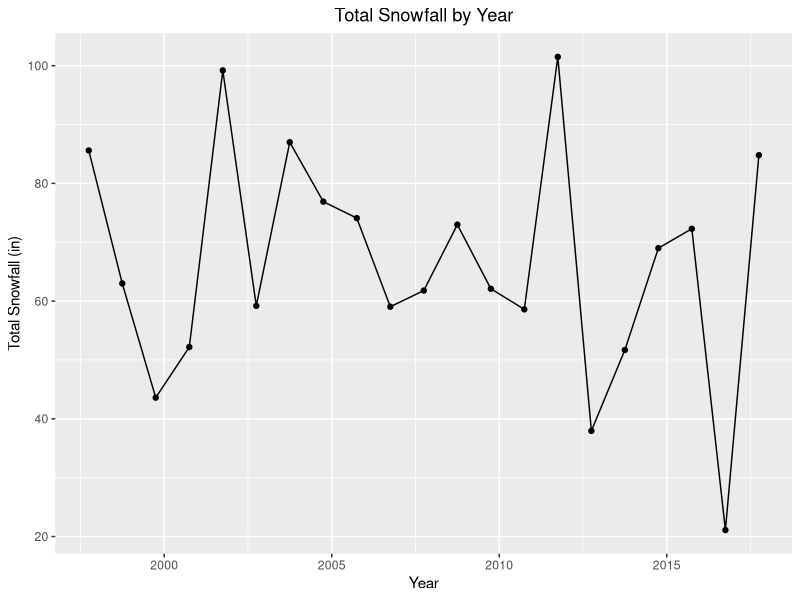
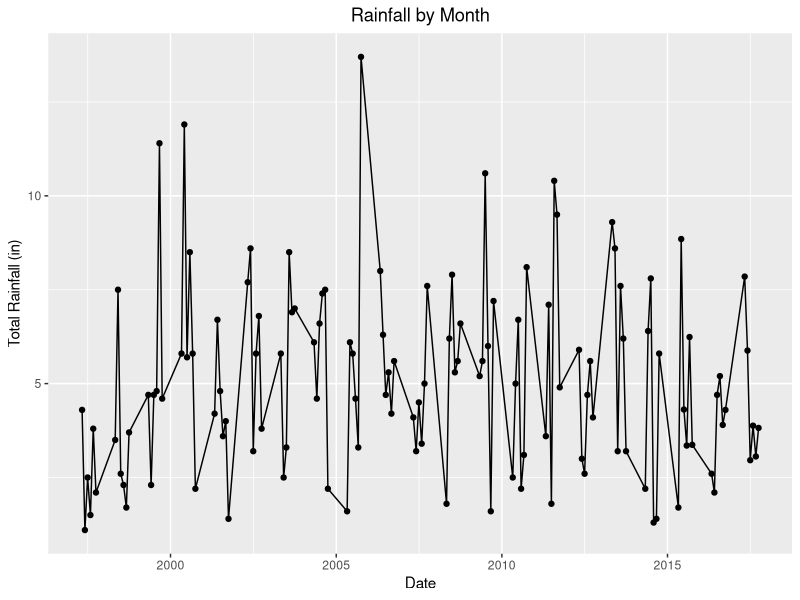
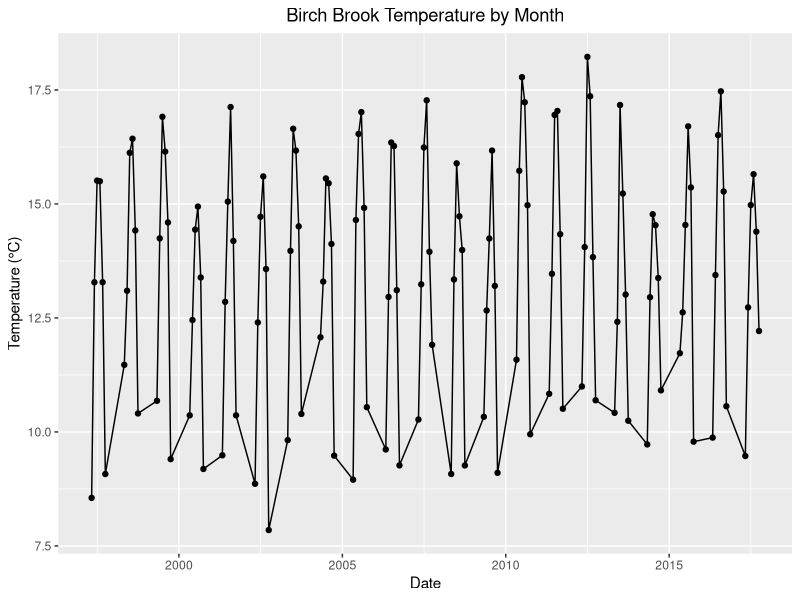
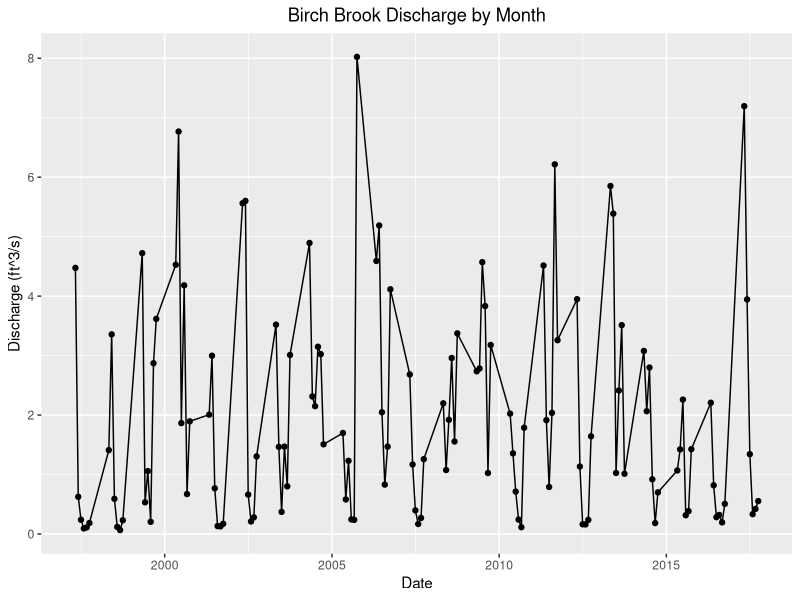
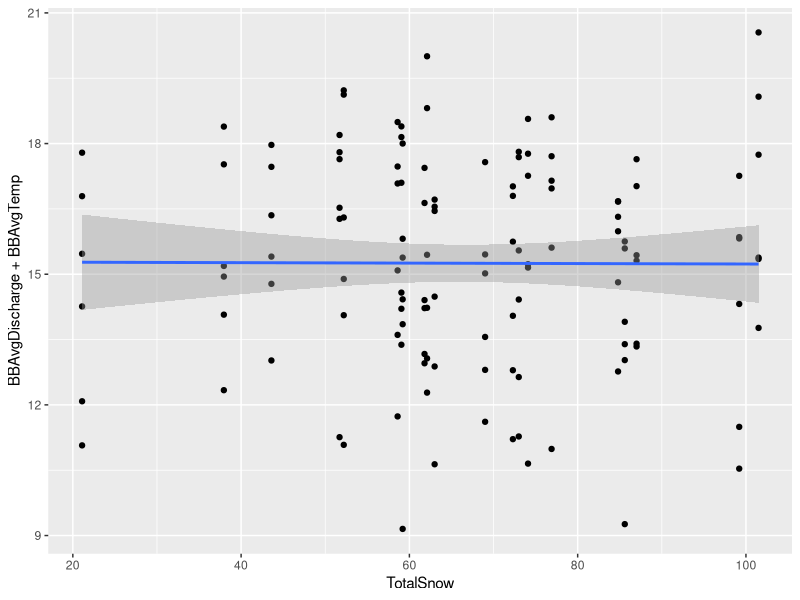

These charts were generated, in order, by the following R code:
## ---- chunk 1
knitr::opts_chunk$set(echo = TRUE)
library(tidyverse)
##setwd("/cloud/project")
## ---- chunk 2
combineddata<-read.csv("CData.csv")

##Add date column by combining year and month
combineddata <- combineddata %>%
  mutate(date_col = make_date(Year, Month, 1))

## Initial Plots
# Snowfall by Year
combineddata %>%
  filter(Month == 10) %>%
  ggplot(aes(x = date_col, y = TotalSnow)) + geom_point() + geom_line() + labs(title = "Total Snowfall by Year", x = "Year", y = "Total Snowfall (in)") + theme(plot.title = element_text(hjust = 0.5))

# Rainfall by Month
ggplot(data = combineddata, aes(x = date_col, y = TotalRain)) + geom_point() + geom_line() + labs(title = "Rainfall by Month", x = "Date", y = "Total Rainfall (in)") + theme(plot.title = element_text(hjust = 0.5))

# Birch Brook Temperature by Month
ggplot(data = combineddata, aes(x = date_col, y = BBAvgTemp)) + geom_point() + geom_line() + labs(title = "Birch Brook Temperature by Month", x = "Date", y = "Temperature (°C)") + theme(plot.title = element_text(hjust = 0.5))

# Birch Brook Discharge by Month
ggplot(data = combineddata, aes(x = date_col, y = BBAvgDischarge)) + geom_point() + geom_line() + labs(title = "Birch Brook Discharge by Month", x = "Date", y = "Discharge (ft^3/s)") + theme(plot.title = element_text(hjust = 0.5))

## ---- chunk 3
## multiple linear regression for Discharge
moddis<-lm(formula=BBAvgDischarge~TotalSnow + TotalRain + FrontHeavy + BBAvgTemp, data=combineddata)
summary(moddis)

##multiple linear regression for Temp
modtemp<-lm(formula=BBAvgTemp~TotalSnow + TotalRain + FrontHeavy + BBAvgDischarge, data=combineddata)
summary(modtemp)

ggplot(data=combineddata, aes(x=TotalSnow, y=BBAvgDischarge + BBAvgTemp))+geom_point()+geom_smooth(method="lm")

## Anova Test for Discharge
anova <- aov(BBAvgDischarge ~ TotalSnow + BBAvgTemp + TotalRain + FrontHeavy, data = combineddata)
summary(anova)
## Anova Test for Temp
anova <- aov(BBAvgTemp ~ TotalSnow + BBAvgDischarge + TotalRain + FrontHeavy, data = combineddata)
summary(anova)


monthData <- combineddata %>% group_split(Month)
mayData <- monthData[[1]]
juneData <- monthData[[2]]
julyData <- monthData[[3]]
augustData <- monthData[[4]]
septemberData <- monthData[[5]]
octoberData <- monthData[[6]]

mayTemp <- lm(formula=BBAvgTemp~TotalSnow + MaxSnowDay + FrontHeavy+ TotalRain, data=mayData)
juneTemp <- lm(formula=BBAvgTemp~TotalSnow + MaxSnowDay + FrontHeavy+ TotalRain, data=juneData)
julyTemp <- lm(formula=BBAvgTemp~TotalSnow + MaxSnowDay + FrontHeavy+ TotalRain, data=julyData)
augustTemp <- lm(formula=BBAvgTemp~TotalSnow + MaxSnowDay + FrontHeavy+ TotalRain, data=augustData)
septemberTemp <- lm(formula=BBAvgTemp~TotalSnow + MaxSnowDay + FrontHeavy+ TotalRain, data=septemberData)
octoberTemp <- lm(formula=BBAvgTemp~TotalSnow + MaxSnowDay + FrontHeavy+ TotalRain, data=octoberData)

mayDis <- lm(formula=BBAvgDischarge~TotalSnow + MaxSnowDay + FrontHeavy + TotalRain, data=mayData)
juneDis <- lm(formula=BBAvgDischarge~TotalSnow + MaxSnowDay + FrontHeavy+ TotalRain, data=juneData)
julyDis <- lm(formula=BBAvgDischarge~TotalSnow + MaxSnowDay + FrontHeavy+ TotalRain, data=julyData)
augustDis <- lm(formula=BBAvgDischarge~TotalSnow + MaxSnowDay + FrontHeavy+ TotalRain, data=augustData)
septemberDis <- lm(formula=BBAvgDischarge~TotalSnow + MaxSnowDay + FrontHeavy+ TotalRain, data=septemberData)
octoberDis <- lm(formula=BBAvgDischarge~TotalSnow + MaxSnowDay + FrontHeavy+ TotalRain, data=octoberData)

summary(mayDis)
summary(juneDis)
summary(julyDis)
summary(augustDis)
summary(septemberDis)
summary(octoberDis)

summary(mayTemp)
summary(juneTemp)
summary(julyTemp)
summary(augustTemp)
summary(septemberTemp)
summary(octoberTemp)
